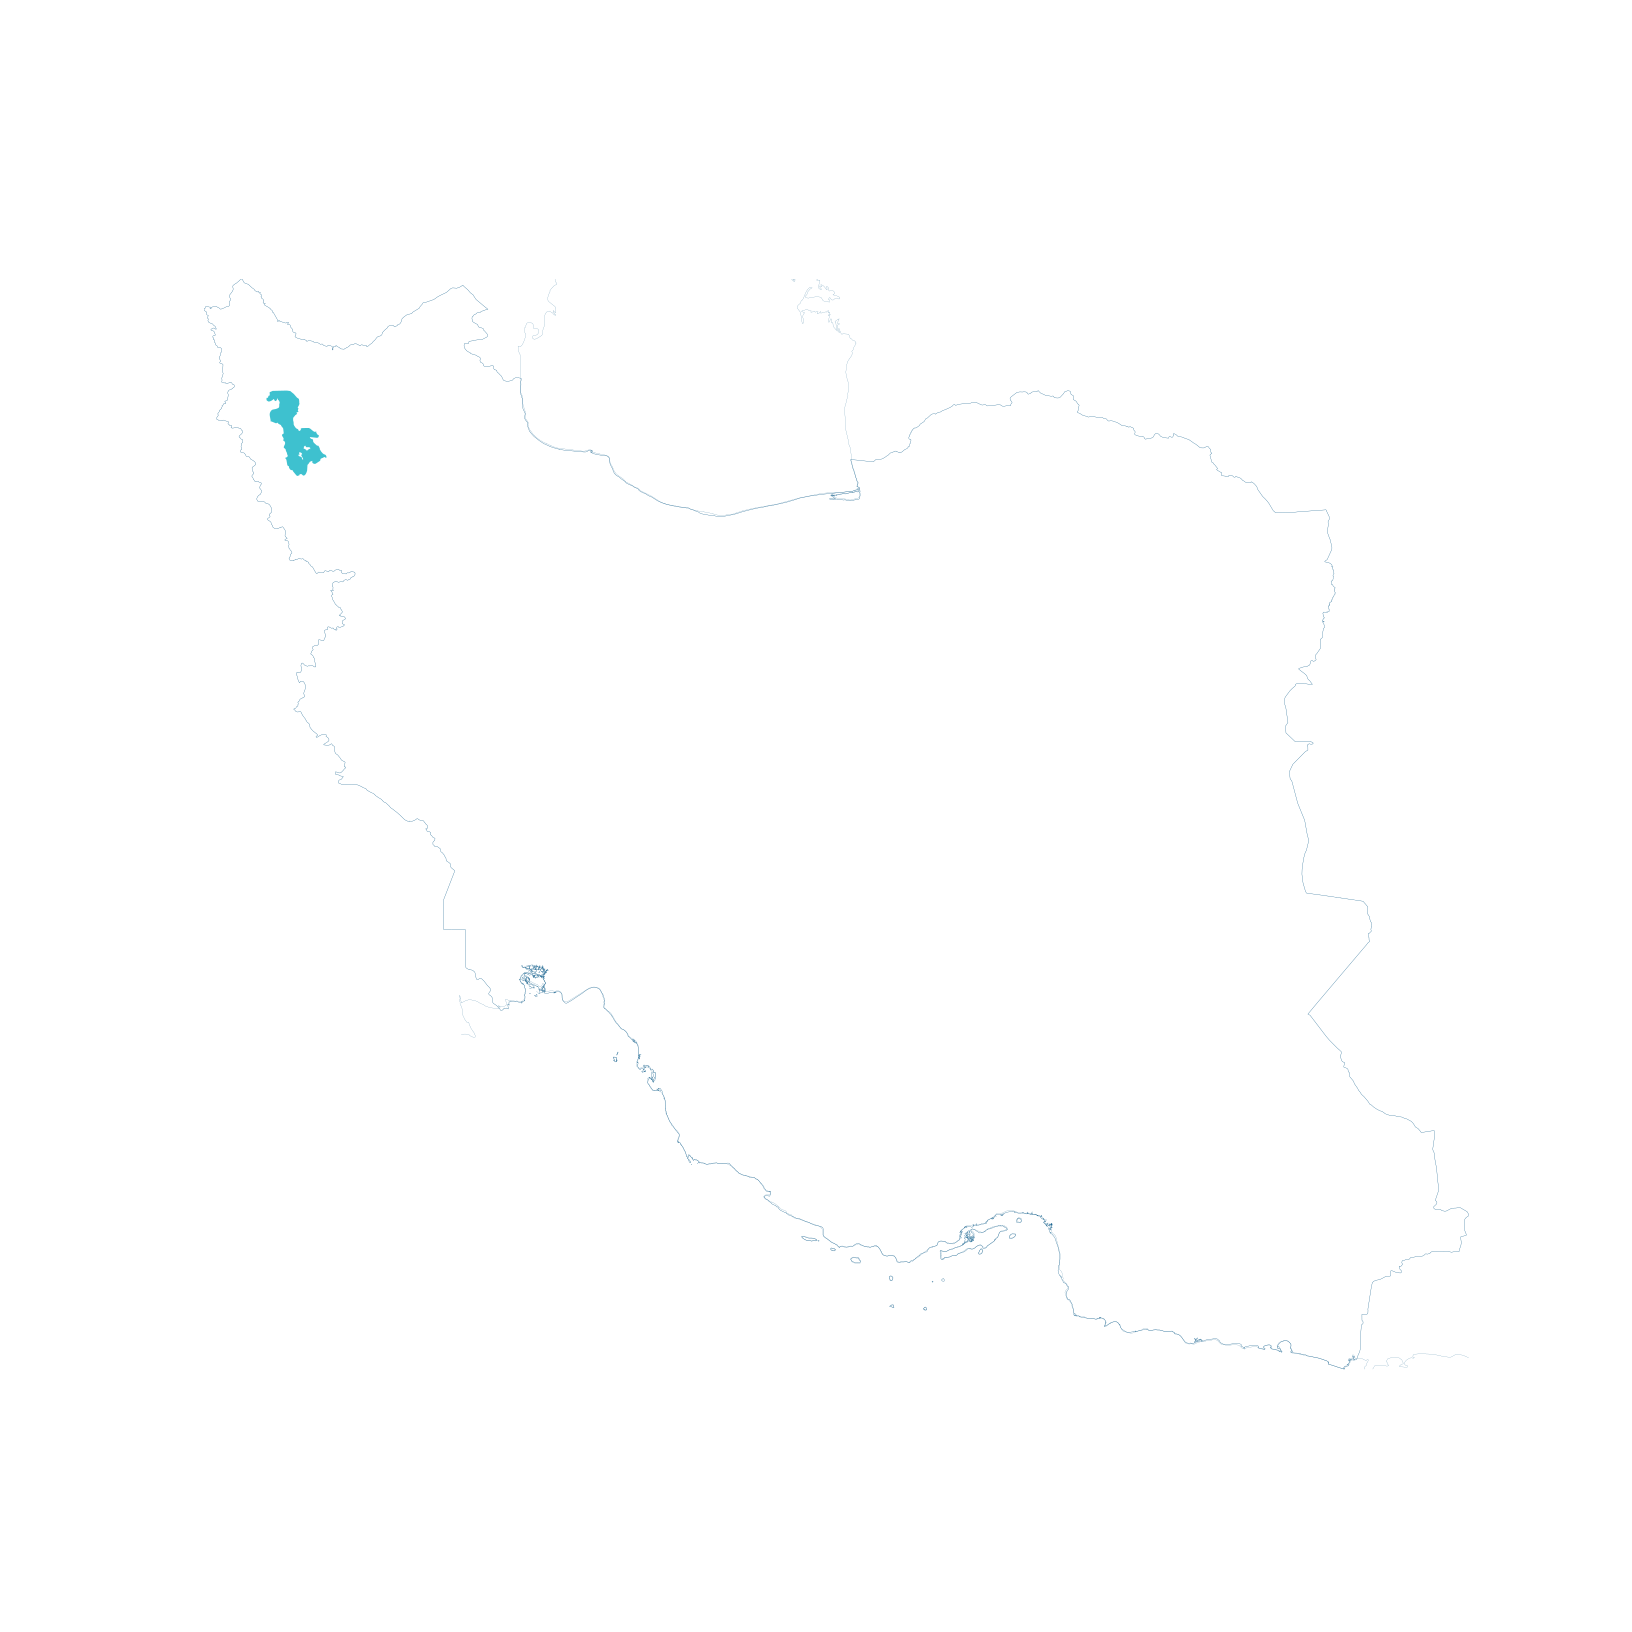

Recreate this plot in Python.
import geopandas as gpd
import matplotlib.pyplot as plt

# Load the Level 0 shapefile for Iran
iran_shapefile = r'path_to_\gadm41_IRN_0.shp'
iran_gdf = gpd.read_file(iran_shapefile)

# Load additional shapefiles for water bodies
lakes_shapefile = r'path_to_\ne_10m_lakes.shp'
coastline_shapefile = r'path_to_\ne_10m_coastline.shp'

lakes_gdf = gpd.read_file(lakes_shapefile)
coastline_gdf = gpd.read_file(coastline_shapefile)

# Clip lakes and coastlines to the bounding box of Iran
iran_bbox = iran_gdf.total_bounds
lakes_clipped = lakes_gdf.cx[iran_bbox[0]:iran_bbox[2], iran_bbox[1]:iran_bbox[3]]
coastline_clipped = coastline_gdf.cx[iran_bbox[0]:iran_bbox[2], iran_bbox[1]:iran_bbox[3]]

# Further clip lakes and coastlines to only include those intersecting with Iran
lakes_clipped = lakes_clipped[lakes_clipped.intersects(iran_gdf.unary_union)]
coastline_clipped = coastline_clipped[coastline_clipped.intersects(iran_gdf.unary_union)]

# Create a plot
fig, ax = plt.subplots(figsize=(17, 17))
ax.set_xlim(iran_bbox[0], iran_bbox[2])
ax.set_ylim(iran_bbox[1], iran_bbox[3])

# Plot Iran borders
iran_gdf.boundary.plot(ax=ax, linewidth=0.2, color='#005282')

# Plot clipped lakes and coastlines
lakes_clipped.plot(ax=ax, color='#3EC1CF')
coastline_clipped.plot(ax=ax, color='#005282', linewidth=0.1)

# Remove axes for a cleaner look
ax.set_axis_off()

# Save the plot as an SVG file with transparency
plt.savefig('iran_map.svg', format='svg', transparent=True)

# Show the plot (optional)
plt.show()
